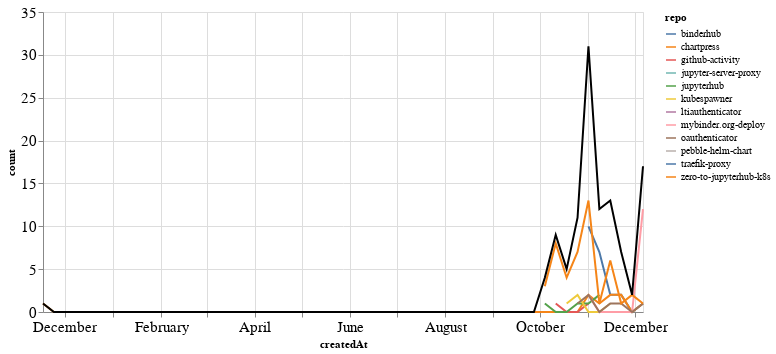

This figure's notebook cell:
### Markdown cell above
### PRs

### Code cell
prs_time = prs.groupby('repo').resample('W', on='createdAt').count()['author'].reset_index()
prs_time = prs_time.rename(columns={'author': 'count'})
prs_time_total = prs_time.groupby('createdAt').agg({"count": "sum"}).reset_index()

ch1 = alt.Chart(prs_time, width=600).mark_line().encode(
    x='createdAt',
    y='count',
    color='repo',
    tooltip="repo"
)

ch2 = alt.Chart(prs_time_total, width=600).mark_line(color="black").encode(
    x='createdAt',
    y='count',
)

ch1 + ch2

### Figure 1 — Vega-Lite specification as saved in the notebook (floating-point values rounded to 4 significant figures)
{"config": {"axisLeft": {"labelFontSize": 15}, "axisBottom": {"labelFontSize": 15}}, "layer": [{"data": {"name": "data-2e5a88a6abb27f08bfd44e802158e161"}, "mark": "line", "encoding": {"color": {"type": "nominal", "field": "repo"}, "tooltip": {"type": "nominal", "field": "repo"}, "x": {"type": "temporal", "field": "createdAt"}, "y": {"type": "quantitative", "field": "count"}}, "width": 600}, {"data": {"name": "data-b73e32e5743b7a00bc7db2cd0a8f9a23"}, "mark": {"type": "line", "color": "black"}, "encoding": {"x": {"type": "temporal", "field": "createdAt"}, "y": {"type": "quantitative", "field": "count"}}, "width": 600}], "$schema": "https://vega.github.io/schema/vega-lite/v4.8.1.json", "datasets": {"data-2e5a88a6abb27f08bfd44e802158e161": [{"repo": "binderhub", "createdAt": "2020-11-01T00:00:00", "count": 10}, {"repo": "binderhub", "createdAt": "2020-11-08T00:00:00", "count": 7}, {"repo": "binderhub", "createdAt": "2020-11-15T00:00:00", "count": 2}, {"repo": "binderhub", "createdAt": "2020-11-22T00:00:00", "count": 2}, {"repo": "binderhub", "createdAt": "2020-11-29T00:00:00", "count": 0}, {"repo": "binderhub", "createdAt": "2020-12-06T00:00:00", "count": 1}, {"repo": "chartpress", "createdAt": "2019-11-17T00:00:00", "count": 1}, {"repo": "chartpress", "createdAt": "2019-11-24T00:00:00", "count": 0}, {"repo": "chartpress", "createdAt": "2019-12-01T00:00:00", "count": 0}, {"repo": "chartpress", "createdAt": "2019-12-08T00:00:00", "count": 0}, {"repo": "chartpress", "createdAt": "2019-12-15T00:00:00", "count": 0}, {"repo": "chartpress", "createdAt": "2019-12-22T00:00:00", "count": 0}, {"repo": "chartpress", "createdAt": "2019-12-29T00:00:00", "count": 0}, {"repo": "chartpress", "createdAt": "2020-01-05T00:00:00", "count": 0}, {"repo": "chartpress", "createdAt": "2020-01-12T00:00:00", "count": 0}, {"repo": "chartpress", "createdAt": "2020-01-19T00:00:00", "count": 0}, {"repo": "chartpress", "createdAt": "2020-01-26T00:00:00", "count": 0}, {"repo": "chartpress", "createdAt": "2020-02-02T00:00:00", "count": 0}, {"repo": "chartpress", "createdAt": "2020-02-09T00:00:00", "count": 0}, {"repo": "chartpress", "createdAt": "2020-02-16T00:00:00", "count": 0}, {"repo": "chartpress", "createdAt": "2020-02-23T00:00:00", "count": 0}, {"repo": "chartpress", "createdAt": "2020-03-01T00:00:00", "count": 0}, {"repo": "chartpress", "createdAt": "2020-03-08T00:00:00", "count": 0}, {"repo": "chartpress", "createdAt": "2020-03-15T00:00:00", "count": 0}, {"repo": "chartpress", "createdAt": "2020-03-22T00:00:00", "count": 0}, {"repo": "chartpress", "createdAt": "2020-03-29T00:00:00", "count": 0}, {"repo": "chartpress", "createdAt": "2020-04-05T00:00:00", "count": 0}, {"repo": "chartpress", "createdAt": "2020-04-12T00:00:00", "count": 0}, {"repo": "chartpress", "createdAt": "2020-04-19T00:00:00", "count": 0}, {"repo": "chartpress", "createdAt": "2020-04-26T00:00:00", "count": 0}, {"repo": "chartpress", "createdAt": "2020-05-03T00:00:00", "count": 0}, {"repo": "chartpress", "createdAt": "2020-05-10T00:00:00", "count": 0}, {"repo": "chartpress", "createdAt": "2020-05-17T00:00:00", "count": 0}, {"repo": "chartpress", "createdAt": "2020-05-24T00:00:00", "count": 0}, {"repo": "chartpress", "createdAt": "2020-05-31T00:00:00", "count": 0}, {"repo": "chartpress", "createdAt": "2020-06-07T00:00:00", "count": 0}, {"repo": "chartpress", "createdAt": "2020-06-14T00:00:00", "count": 0}, {"repo": "chartpress", "createdAt": "2020-06-21T00:00:00", "count": 0}, {"repo": "chartpress", "createdAt": "2020-06-28T00:00:00", "count": 0}, {"repo": "chartpress", "createdAt": "2020-07-05T00:00:00", "count": 0}, {"repo": "chartpress", "createdAt": "2020-07-12T00:00:00", "count": 0}, {"repo": "chartpress", "createdAt": "2020-07-19T00:00:00", "count": 0}, {"repo": "chartpress", "createdAt": "2020-07-26T00:00:00", "count": 0}, {"repo": "chartpress", "createdAt": "2020-08-02T00:00:00", "count": 0}, {"repo": "chartpress", "createdAt": "2020-08-09T00:00:00", "count": 0}, {"repo": "chartpress", "createdAt": "2020-08-16T00:00:00", "count": 0}, {"repo": "chartpress", "createdAt": "2020-08-23T00:00:00", "count": 0}, {"repo": "chartpress", "createdAt": "2020-08-30T00:00:00", "count": 0}, {"repo": "chartpress", "createdAt": "2020-09-06T00:00:00", "count": 0}, {"repo": "chartpress", "createdAt": "2020-09-13T00:00:00", "count": 0}, {"repo": "chartpress", "createdAt": "2020-09-20T00:00:00", "count": 0}, {"repo": "chartpress", "createdAt": "2020-09-27T00:00:00", "count": 0}, {"repo": "chartpress", "createdAt": "2020-10-04T00:00:00", "count": 0}, {"repo": "chartpress", "createdAt": "2020-10-11T00:00:00", "count": 0}, {"repo": "chartpress", "createdAt": "2020-10-18T00:00:00", "count": 0}, {"repo": "chartpress", "createdAt": "2020-10-25T00:00:00", "count": 0}, {"repo": "chartpress", "createdAt": "2020-11-01T00:00:00", "count": 2}, {"repo": "chartpress", "createdAt": "2020-11-08T00:00:00", "count": 1}, {"repo": "chartpress", "createdAt": "2020-11-15T00:00:00", "count": 2}, {"repo": "chartpress", "createdAt": "2020-11-22T00:00:00", "count": 2}, {"repo": "chartpress", "createdAt": "2020-11-29T00:00:00", "count": 0}, {"repo": "chartpress", "createdAt": "2020-12-06T00:00:00", "count": 1}, {"repo": "github-activity", "createdAt": "2020-10-11T00:00:00", "count": 1}, {"repo": "github-activity", "createdAt": "2020-10-18T00:00:00", "count": 0}, {"repo": "github-activity", "createdAt": "2020-10-25T00:00:00", "count": 0}, {"repo": "github-activity", "createdAt": "2020-11-01T00:00:00", "count": 1}, {"repo": "jupyter-server-proxy", "createdAt": "2020-11-22T00:00:00", "count": 1}, {"repo": "jupyterhub", "createdAt": "2020-10-04T00:00:00", "count": 1}, {"repo": "jupyterhub", "createdAt": "2020-10-11T00:00:00", "count": 0}, {"repo": "jupyterhub", "createdAt": "2020-10-18T00:00:00", "count": 0}, {"repo": "jupyterhub", "createdAt": "2020-10-25T00:00:00", "count": 1}, {"repo": "jupyterhub", "createdAt": "2020-11-01T00:00:00", "count": 1}, {"repo": "jupyterhub", "createdAt": "2020-11-08T00:00:00", "count": 2}, {"repo": "kubespawner", "createdAt": "2020-10-18T00:00:00", "count": 1}, {"repo": "kubespawner", "createdAt": "2020-10-25T00:00:00", "count": 2}, {"repo": "kubespawner", "createdAt": "2020-11-01T00:00:00", "count": 0}, {"repo": "kubespawner", "createdAt": "2020-11-08T00:00:00", "count": 0}, {"repo": "kubespawner", "createdAt": "2020-11-15T00:00:00", "count": 1}, {"repo": "ltiauthenticator", "createdAt": "2020-11-15T00:00:00", "count": 1}, {"repo": "mybinder.org-deploy", "createdAt": "2020-11-01T00:00:00", "count": 2}, {"repo": "mybinder.org-deploy", "createdAt": "2020-11-08T00:00:00", "count": 0}, {"repo": "mybinder.org-deploy", "createdAt": "2020-11-15T00:00:00", "count": 0}, {"repo": "mybinder.org-deploy", "createdAt": "2020-11-22T00:00:00", "count": 0}, {"repo": "mybinder.org-deploy", "createdAt": "2020-11-29T00:00:00", "count": 0}, {"repo": "mybinder.org-deploy", "createdAt": "2020-12-06T00:00:00", "count": 12}, {"repo": "oauthenticator", "createdAt": "2020-10-25T00:00:00", "count": 1}, {"repo": "oauthenticator", "createdAt": "2020-11-01T00:00:00", "count": 2}, {"repo": "oauthenticator", "createdAt": "2020-11-08T00:00:00", "count": 0}, {"repo": "oauthenticator", "createdAt": "2020-11-15T00:00:00", "count": 1}, {"repo": "oauthenticator", "createdAt": "2020-11-22T00:00:00", "count": 1}, {"repo": "oauthenticator", "createdAt": "2020-11-29T00:00:00", "count": 0}, {"repo": "oauthenticator", "createdAt": "2020-12-06T00:00:00", "count": 1}, {"repo": "pebble-helm-chart", "createdAt": "2020-11-08T00:00:00", "count": 1}, {"repo": "traefik-proxy", "createdAt": "2020-12-06T00:00:00", "count": 1}, {"repo": "zero-to-jupyterhub-k8s", "createdAt": "2020-10-04T00:00:00", "count": 3}, {"repo": "zero-to-jupyterhub-k8s", "createdAt": "2020-10-11T00:00:00", "count": 8}, {"repo": "zero-to-jupyterhub-k8s", "createdAt": "2020-10-18T00:00:00", "count": 4}, {"repo": "zero-to-jupyterhub-k8s", "createdAt": "2020-10-25T00:00:00", "count": 7}, {"repo": "zero-to-jupyterhub-k8s", "createdAt": "2020-11-01T00:00:00", "count": 13}, {"repo": "zero-to-jupyterhub-k8s", "createdAt": "2020-11-08T00:00:00", "count": 1}, {"repo": "zero-to-jupyterhub-k8s", "createdAt": "2020-11-15T00:00:00", "count": 6}, {"repo": "zero-to-jupyterhub-k8s", "createdAt": "2020-11-22T00:00:00", "count": 1}, {"repo": "zero-to-jupyterhub-k8s", "createdAt": "2020-11-29T00:00:00", "count": 2}, {"repo": "zero-to-jupyterhub-k8s", "createdAt": "2020-12-06T00:00:00", "count": 1}], "data-b73e32e5743b7a00bc7db2cd0a8f9a23": [{"createdAt": "2019-11-17T00:00:00", "count": 1}, {"createdAt": "2019-11-24T00:00:00", "count": 0}, {"createdAt": "2019-12-01T00:00:00", "count": 0}, {"createdAt": "2019-12-08T00:00:00", "count": 0}, {"createdAt": "2019-12-15T00:00:00", "count": 0}, {"createdAt": "2019-12-22T00:00:00", "count": 0}, {"createdAt": "2019-12-29T00:00:00", "count": 0}, {"createdAt": "2020-01-05T00:00:00", "count": 0}, {"createdAt": "2020-01-12T00:00:00", "count": 0}, {"createdAt": "2020-01-19T00:00:00", "count": 0}, {"createdAt": "2020-01-26T00:00:00", "count": 0}, {"createdAt": "2020-02-02T00:00:00", "count": 0}, {"createdAt": "2020-02-09T00:00:00", "count": 0}, {"createdAt": "2020-02-16T00:00:00", "count": 0}, {"createdAt": "2020-02-23T00:00:00", "count": 0}, {"createdAt": "2020-03-01T00:00:00", "count": 0}, {"createdAt": "2020-03-08T00:00:00", "count": 0}, {"createdAt": "2020-03-15T00:00:00", "count": 0}, {"createdAt": "2020-03-22T00:00:00", "count": 0}, {"createdAt": "2020-03-29T00:00:00", "count": 0}, {"createdAt": "2020-04-05T00:00:00", "count": 0}, {"createdAt": "2020-04-12T00:00:00", "count": 0}, {"createdAt": "2020-04-19T00:00:00", "count": 0}, {"createdAt": "2020-04-26T00:00:00", "count": 0}, {"createdAt": "2020-05-03T00:00:00", "count": 0}, {"createdAt": "2020-05-10T00:00:00", "count": 0}, {"createdAt": "2020-05-17T00:00:00", "count": 0}, {"createdAt": "2020-05-24T00:00:00", "count": 0}, {"createdAt": "2020-05-31T00:00:00", "count": 0}, {"createdAt": "2020-06-07T00:00:00", "count": 0}, {"createdAt": "2020-06-14T00:00:00", "count": 0}, {"createdAt": "2020-06-21T00:00:00", "count": 0}, {"createdAt": "2020-06-28T00:00:00", "count": 0}, {"createdAt": "2020-07-05T00:00:00", "count": 0}, {"createdAt": "2020-07-12T00:00:00", "count": 0}, {"createdAt": "2020-07-19T00:00:00", "count": 0}, {"createdAt": "2020-07-26T00:00:00", "count": 0}, {"createdAt": "2020-08-02T00:00:00", "count": 0}, {"createdAt": "2020-08-09T00:00:00", "count": 0}, {"createdAt": "2020-08-16T00:00:00", "count": 0}, {"createdAt": "2020-08-23T00:00:00", "count": 0}, {"createdAt": "2020-08-30T00:00:00", "count": 0}, {"createdAt": "2020-09-06T00:00:00", "count": 0}, {"createdAt": "2020-09-13T00:00:00", "count": 0}, {"createdAt": "2020-09-20T00:00:00", "count": 0}, {"createdAt": "2020-09-27T00:00:00", "count": 0}, {"createdAt": "2020-10-04T00:00:00", "count": 4}, {"createdAt": "2020-10-11T00:00:00", "count": 9}, {"createdAt": "2020-10-18T00:00:00", "count": 5}, {"createdAt": "2020-10-25T00:00:00", "count": 11}, {"createdAt": "2020-11-01T00:00:00", "count": 31}, {"createdAt": "2020-11-08T00:00:00", "count": 12}, {"createdAt": "2020-11-15T00:00:00", "count": 13}, {"createdAt": "2020-11-22T00:00:00", "count": 7}, {"createdAt": "2020-11-29T00:00:00", "count": 2}, {"createdAt": "2020-12-06T00:00:00", "count": 17}]}}
